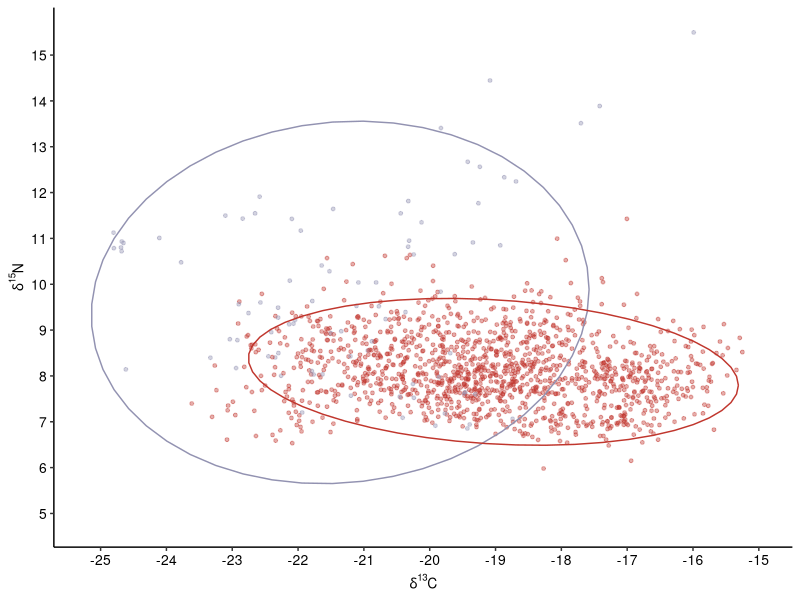
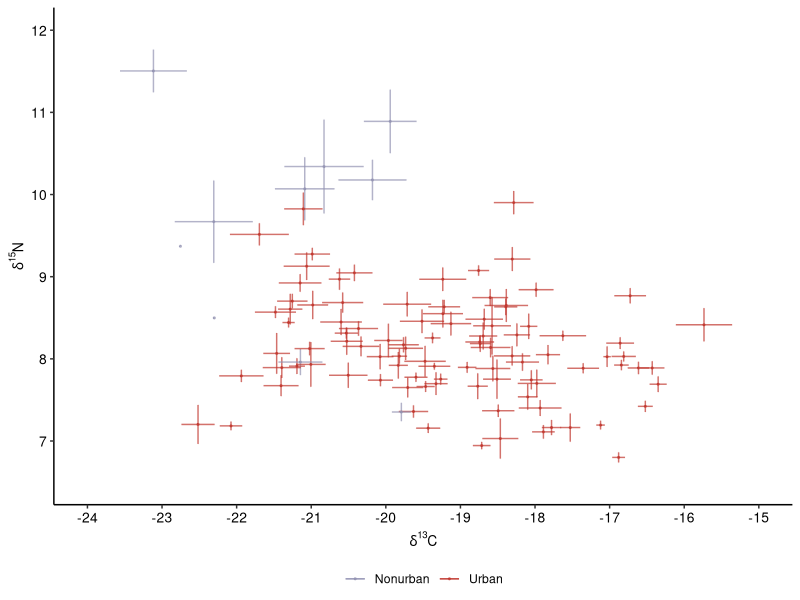
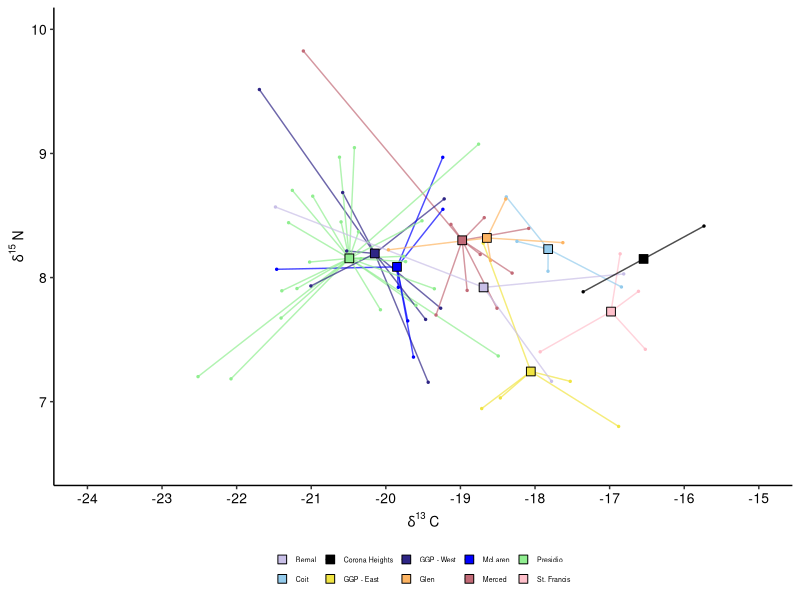
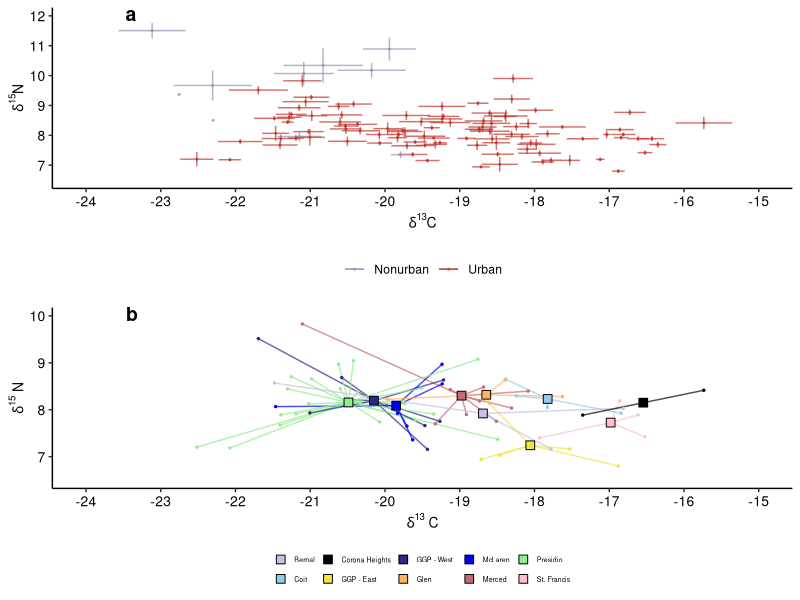
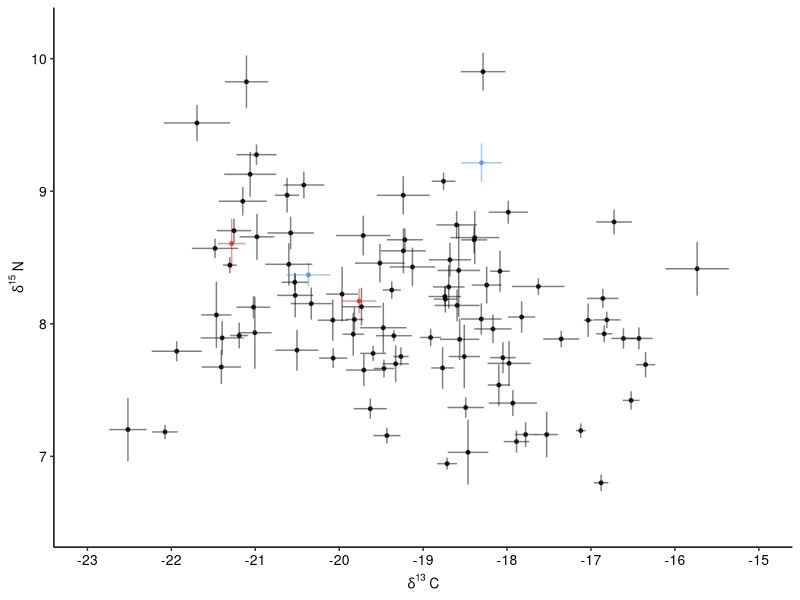
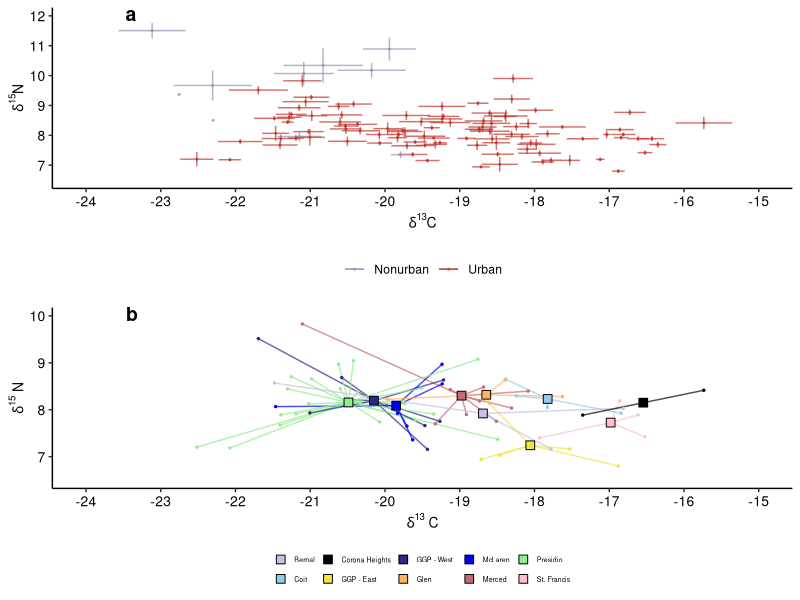

Generate these figures, in order, with R:
## ---- chunk 1
knitr::opts_chunk$set(echo = TRUE)

library(tidyverse)
library(plotrix)
library(ggpubr)

colors <- c("#C8BFE7",  "#94CBEC", "#000000","#2E2585", "#F0E442", "#FDB462FF", "blue", "#C26A77", "lightgreen", "pink")

family_colors <- c("Bernal" = colors[1],
                   "Coit" = colors[2],
                   "Corona Heights" = colors[3],
                   "GGP - West" = colors[4],
                   "GGP - East" = colors[5],
                   "Glen" = colors[6],
                   "McLaren" = colors[7],
                   "Merced" = colors[8],
                   "Presidio" = colors[9],
                   "St. Francis" = colors[10])

# Make custom theme
theme_custom <- function() {
  theme_classic()+
  theme(panel.grid.minor = element_blank(),
        strip.text = element_text(size = 12, face = "bold"),
        plot.background = element_rect(fill = "white", color = NA),
        plot.title = element_text(size = 7),
        strip.background = element_blank(),
        axis.text.y = element_text(size=10, color="black"),
        axis.text.x = element_text(size=10, color="black"),
        axis.title.y = element_text(size=10, color="black"),
        axis.title.x = element_text(size=10, color="black"))}
## ---- chunk 2
data_clean <- read.csv("Cleaned_Data/cleaned_whiskerdata.csv")
data_average <- read.csv("Cleaned_Data/averaged_whiskerdata.csv")
## ---- chunk 3
# Plot - all data points
fig.S3 <- data_clean %>% 
  ggplot(aes(x=C_raw, y=N_raw, color=urban)) +
  geom_point(size=1, alpha=0.4)+
  stat_ellipse(level=0.95)+
  scale_color_manual(values=c("#9292B1", "#c0362d"))+
  xlab(expression({delta}^13*C))+
  ylab(expression({delta}^15*N))+
  scale_x_continuous(limits=c(-25.2,-15), breaks=seq(-25,-15,by=1))+
  scale_y_continuous(limits=c(4.8,15.5), breaks=seq(5,15,by=1))+
  theme_custom()+
  theme(legend.position = "none")

fig.S3

# ggsave("Figures/FigureS3.png",dpi=600, width=4, height=3)

# All individuals with standard error bars
fig2a <- data_average %>% 
  ggplot(aes(x=C_avg, y=N_avg, color=urban))+
  geom_errorbar(aes(ymin=N_avg-N_se, ymax=N_avg+N_se, color=urban), alpha=0.7)+
  geom_errorbar(aes(xmin=C_avg-C_se, xmax=C_avg+C_se, color=urban), alpha=0.7)+
  geom_point(size=0.4,alpha=0.7)+
  scale_color_manual(values=c("#9292B1", "#c0362d"), labels=c("Nonurban", "Urban"))+
  xlab(expression({delta}^13*C))+
  ylab(expression({delta}^15*N))+
  scale_x_continuous(limits=c(-24,-15), breaks=seq(-24,-15,by=1))+
  scale_y_continuous(limits=c(6.5,12), breaks=seq(7,12,by=1))+
  theme_custom()+
  theme(legend.position = "bottom", legend.title = element_blank(),
        legend.key.height = unit(0.01, "cm"))

fig2a

# ggsave("Figures/Figure2a.png",dpi=600, width=3.4, height=2.8)

# Create data frame with only SF coyotes
data_average_sf <- data_average %>% 
  filter(urban == "urban")

# Compute center points
center_points <- data_average_sf %>%
  filter(group != "NA") %>%
  group_by(group) %>%
  summarize(C_center = mean(C_avg, na.rm = TRUE),
            N_center = mean(N_avg, na.rm = TRUE))

# Join center points back to the original data
data_with_centers <- data_average_sf %>%
  filter(group != "NA") %>%
  left_join(center_points, by = "group")

# SF individuals colored by family group
fig.2b <- data_with_centers %>% 
  ggplot(aes(x=C_avg, y=N_avg, 
             color=group, fill=group)) +
  geom_segment(aes(x = C_center, y = N_center, 
                   xend = C_avg, yend = N_avg, 
                   color = group),  linewidth=0.5, alpha=0.7) + 
  geom_point(size=0.5) +  
  geom_point(data=center_points, aes(x=C_center, y=N_center, fill=group), 
             color="black", size=3, shape=22, stroke=0.5)+  
  scale_color_manual(values=family_colors) +
  scale_fill_manual(values=family_colors) +
  xlab(expression(delta^{13}~C)) +
  ylab(expression(delta^{15}~N)) +
  scale_x_continuous(limits=c(-24,-15), breaks=seq(-24,-15,by=1)) +
  scale_y_continuous(limits=c(6.5,10), breaks=seq(7,10,by=1)) +
  theme_custom() +
  theme(legend.position = "bottom",
        legend.text = element_text(size=5),
        legend.key.size = unit(0.1, 'cm'),
        legend.title = element_blank())

fig.2b

# ggsave("Figures/Figure2b.png",dpi=600, width=3.4, height=2.8)

# Combine plots
ggarrange(
  fig2a, fig.2b,
  ncol = 1, nrow = 2, 
  labels = c("a", "b"),
  common.legend=F,
  align = "hv",
  label.x = 0.15,
  legend="bottom")

 ggsave("Figures/Figure2.png",dpi=600, width=4, height=6.5)
 
# Plot all SF individuals, highlighting repeatedly sampled individuals
fig.S2 <- data_average_sf %>% 
  ggplot(aes(x = C_avg, y = N_avg)) +
  
  # Error bars
  geom_errorbar(aes(ymin = N_avg - N_se, ymax = N_avg + N_se,
                    color = case_when(
    whisker %in% c("S19-8775", "S19-8775-2") ~ "highlight",
    whisker %in% c( "S19-8786", "S19-8786-2") ~ "highlight2",
    TRUE ~ "black")), alpha = 0.5) +
  geom_errorbar(aes(xmin = C_avg - C_se, xmax = C_avg + C_se,
                    color = case_when(
    whisker %in% c("S19-8775", "S19-8775-2") ~ "highlight",
    whisker %in% c( "S19-8786", "S19-8786-2") ~ "highlight2",
    TRUE ~ "black")), alpha = 0.5) +
  
  # Points
  geom_point(aes(color = case_when(
    whisker %in% c("S19-8775", "S19-8775-2") ~ "highlight",
    whisker %in% c( "S19-8786", "S19-8786-2") ~ "highlight2",
    TRUE ~ "black")), size = 1, alpha = 0.8) +
  scale_color_manual(values = c("black" = "black", "highlight" = "#c0362d", "highlight2" = "#4E95D9")) +

  # Graphics
  xlab(expression(delta^{13}~C)) +
  ylab(expression(delta^{15}~N)) +
  scale_x_continuous(limits = c(-23, -15), breaks = seq(-23, -15, by = 1)) +
  scale_y_continuous(limits = c(6.5, 10.2), breaks = seq(7, 10, by = 1)) +
  theme_custom()+
  theme(legend.position = "none")

fig.S2

# ggsave("Figures/FigureS2.png",dpi=600, width=4, height=3)
